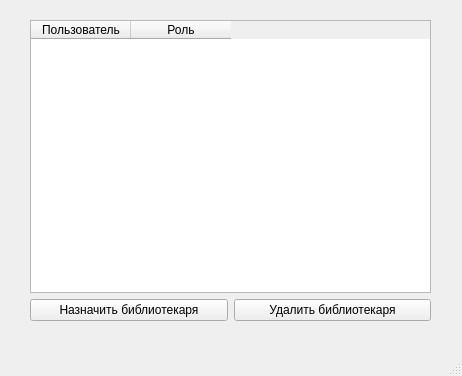
<?xml version="1.0" encoding="UTF-8"?>
<ui version="4.0">
 <class>AdminWindow</class>
 <widget class="QMainWindow" name="AdminWindow">
  <property name="geometry">
   <rect>
    <x>0</x>
    <y>0</y>
    <width>462</width>
    <height>376</height>
   </rect>
  </property>
  <property name="windowTitle">
   <string>MainWindow</string>
  </property>
  <widget class="QWidget" name="centralwidget">
   <widget class="QWidget" name="layoutWidget">
    <property name="geometry">
     <rect>
      <x>30</x>
      <y>20</y>
      <width>401</width>
      <height>301</height>
     </rect>
    </property>
    <layout class="QVBoxLayout" name="verticalLayout">
     <item>
      <widget class="QTableWidget" name="tableWidget">
       <property name="maximumSize">
        <size>
         <width>401</width>
         <height>16777215</height>
        </size>
       </property>
       <column>
        <property name="text">
         <string>Пользователь</string>
        </property>
       </column>
       <column>
        <property name="text">
         <string>Роль</string>
        </property>
       </column>
      </widget>
     </item>
     <item>
      <layout class="QHBoxLayout" name="horizontalLayout">
       <item>
        <widget class="QPushButton" name="pushButton">
         <property name="text">
          <string>Назначить библиотекаря</string>
         </property>
        </widget>
       </item>
       <item>
        <widget class="QPushButton" name="pushButton_2">
         <property name="text">
          <string>Удалить библиотекаря</string>
         </property>
        </widget>
       </item>
      </layout>
     </item>
    </layout>
   </widget>
  </widget>
  <widget class="QMenuBar" name="menubar">
   <property name="geometry">
    <rect>
     <x>0</x>
     <y>0</y>
     <width>462</width>
     <height>26</height>
    </rect>
   </property>
  </widget>
  <widget class="QStatusBar" name="statusbar"/>
 </widget>
 <resources/>
 <connections/>
</ui>
